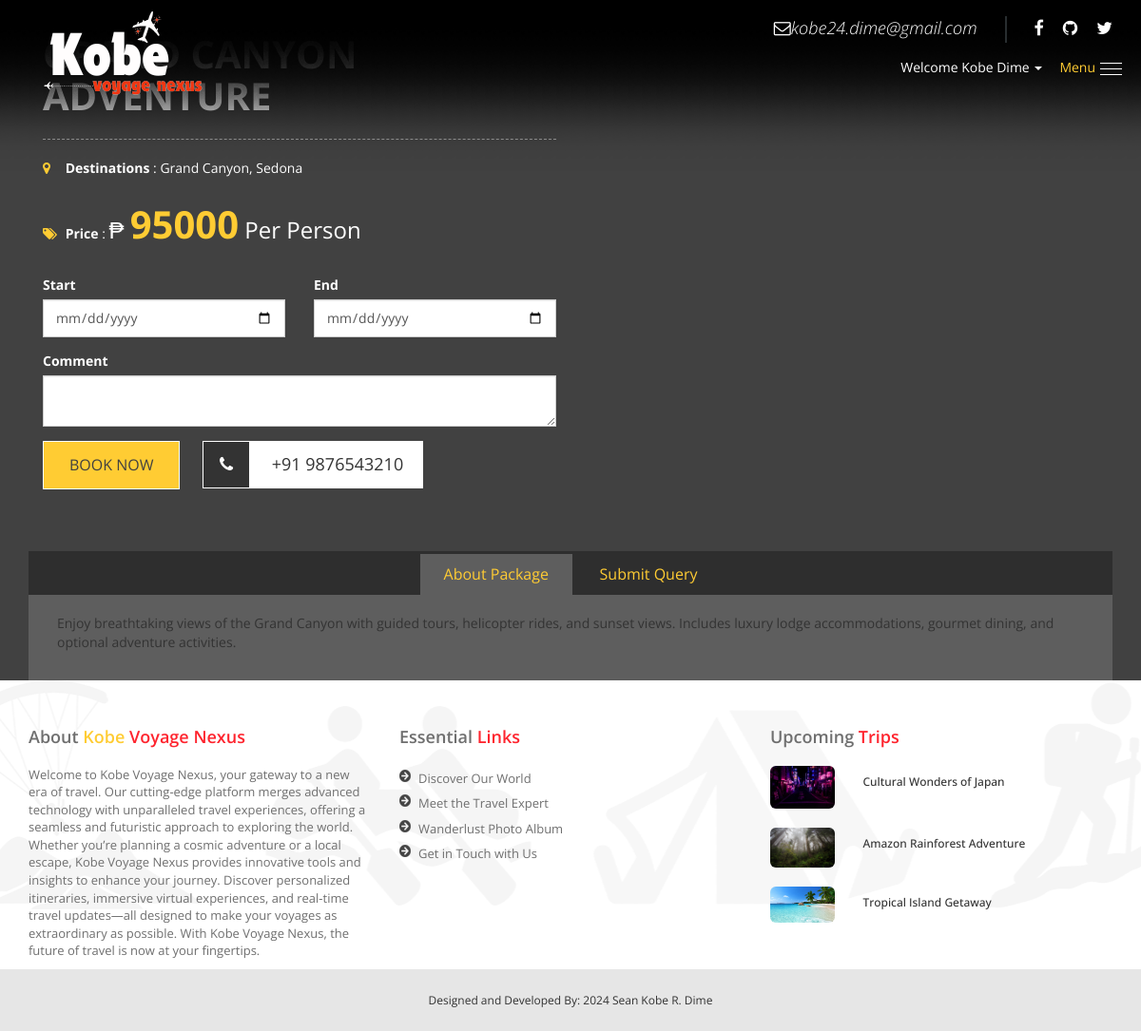
Page /package-details.php?id=5&type=1 (signed in) on the committed database.
### tables this page shows
CREATE TABLE `tbl_tourpackage` (
  `id` int(11) NOT NULL,
  `package_name` varchar(255) NOT NULL,
  `package_type` smallint(6) NOT NULL,
  `package_location` varchar(255) NOT NULL,
  `package_price` int(11) NOT NULL,
  `package_details` text NOT NULL,
  `package_image` varchar(255) NOT NULL,
  `created_at` timestamp NOT NULL DEFAULT current_timestamp() ON UPDATE current_timestamp()
);

### package-details.php (the view, shortened to what this page needs)
<?php include('header.php'); ?>
<section class="inner-2"> <img src="images/details.jpg" alt="">
	<div class="pagination_b">
		<div class="container">
			<ul class="pagi-inner">
				<li><a href="index.php">Discover Our World</a></li>
				<li><a href="#">Popular Package</a></li>
				<?php
				include '_dbconnect.php';
				$ids = $_GET['id'];
				$type = $_GET['type'];
				$sql_package = "SELECT * from  tbl_packagetype where id='$type'";
				$result_package = mysqli_query($conn, $sql_package);
				$row_package = mysqli_fetch_assoc($result_package); ?>
				<li><a href="#0"> <?php echo $row_package['package_type']; ?> </a></li>
				<?php
				$sql_package = "SELECT * from  tbl_tourpackage where id='$ids'";
				$result_package = mysqli_query($conn, $sql_package);
				$tour_package = mysqli_fetch_assoc($result_package); ?>
				<li><a href="#0"> <?php echo $tour_package['package_name']; ?></a></li>
			</ul>
		</div>
	</div>
</section>
<?php if ($loggedin) { ?>
	<section class="inner-3">
		<div class="container">
			<div class="details">
				<div class="row">
					<div class="col-md-6 col-md-push-6"><img src="images/<?php echo $tour_package['package_image']; ?>" alt=""></div>
					<div class="col-md-6 col-md-pull-6">
						<h3><?php echo $tour_package['package_name']; ?></h3>
						<ul class="process">
							<li><i class="fa fa-map-marker" aria-hidden="true"></i> <strong>Destinations</strong> : <?php echo $tour_package['package_location']; ?></li>
							<li><i class="fa fa-tags" aria-hidden="true"></i> <strong>Price</strong> : <span class="price_color">₱ <span class="price_size"><?php echo $tour_package['package_price']; ?></span> Per Person</span></li>
						</ul>
						<form method="post" action="_booktour.php">
							<div class="card-body">
								<div class="row">
									<div class="col-md-1 col-lg-6">
										<div class="form-group">
											<label class="control-label">Start</label>
											<input type="date" name="start" class="form-control" required />
										</div>
									</div>
									<div class="col-md-3 col-lg-6">
										<div class="form-group">
											<label class="control-label">End</label>
											<input type="date" name="end" class="form-control" required />
										</div>
									</div>
								</div>
								<div class="row">
									<div class="col-md-3 col-lg-12">
										<div class="form-group">
											<label class="control-label">Comment</label>
											<textarea name="comment" class="form-control" required></textarea>
										</div>
									</div>
								</div>
								<button type="submit" class="btn-query">Book Now</button> <a href="#0" class="btn-numb"><i class="fa fa-phone" aria-hidden="true"></i> <span>+91 9876543210</span></a>
							</div>
						</form>
					</div>
				</div>
			</div>
			<ul class="nav nav-tab" role="tablist">
				<li role="presentation" class="active"><a href="#About" aria-controls="About" role="tab" data-toggle="tab">About Package</a></li>
				<li role="presentation"><a href="#Query" aria-controls="Query" role="tab" data-toggle="tab">Submit Query</a></li>
			</ul>
			<div class="tab-content tab-2">
				<div role="tabpanel" class="tab-pane active" id="About">
					<p><?php echo $tour_package['package_details']; ?></p>
				</div>
			</div>
		</div>
	</section>
<?php } else {
	echo "<script>
                    window.history.back(1);
                    </script>";
} ?>
<?php include('footer.php'); ?>

### css/style.css (style rules this page uses)
body { font-family: 'Open Sans', sans-serif; }
ul { margin: 0; padding: 0; display: flow-root; }
ul li { list-style: none; float: left }
input#mc-embedded-subscribe, input#mc-embedded-subscribe:hover, .pop_p, .pop_p:hover h3, a, a:hover { text-decoration: none; display: inline-block; transition: 0.3s ease-in-out; }
.form-control { height: 40px; border-radius: 0; }
ul.pagi-inner li { display: inline-block; float: none; }
ul.pagi-inner li a { color: #fff; }
.pagi-inner>li+li:before { padding: 0 5px; color: #fff; content: "/\00a0"; }
.pagination_b { position: absolute; bottom: 0; right: 0; left: 0; margin-bottom: 0; }
.pagination_b .pagi-inner { background: rgba(65,65,65,0.60); padding: 15px }
section.inner-2 { position: relative; }
.inner-3 { background: #414141; }
.blog_d, .details { padding: 15px; display: flow-root; }
ul.process>li { float: none; color: white; padding: 10px 0; }
.details h3 { border-bottom: 1px dashed #999999; color: #fff; font-size: 40px; padding-bottom: 23px; text-transform: uppercase; margin-top: 0; font-weight: bold }
.details span { font-size: 24px; }
.details span.price_size { font-size: 20px; color: #ffcc33; }
span.price_size { font-weight: bold; font-size: 40px !important }
.details .fa { color: #ffcc33; width: 20px; }
.btn-query { font-size: 16px; color: #414141; background: #ffcc33; border: 1px solid #fff; text-transform: uppercase; padding: 13px 27px; }
ul.process { margin-bottom: 16px; }
a.btn-numb .fa { background: #333; text-align: center; line-height: 48px; min-width: 48px; color: #fff; font-size: 18px; }
a.btn-numb { background: #fff; padding: 1px 1px; margin-left: 20px; }
a.btn-numb span { font-size: 18px; display: inline-block; padding: 0px 20px; color: #333; }
ul.nav.nav-tab { background: #2e2e2e; margin-top: 50px; text-align: center; padding-top: 3px; }
.nav-tab>li>a { color: #ffcc33; font-size: 16px; padding: 10px 25px; }
.nav-tab>li { position: relative; display: inline-block; float: none; }
.tab-2 { background: #5e5e5e; display: flow-root; padding: 20px 30px; }
.nav-tab>li.active { background: #5e5e5e; }
.card-body label { color: #fff; }

### rows in the picture
tbl_tourpackage: package_price "95000", package_details "Enjoy breathtaking views of the Grand Canyon with guided tours, helicopter rides, and sunset views. Includes luxury lodge accommodations, gourmet dining, and optional adventure activities."

### other values in the picture
$username "Kobe Dime"
